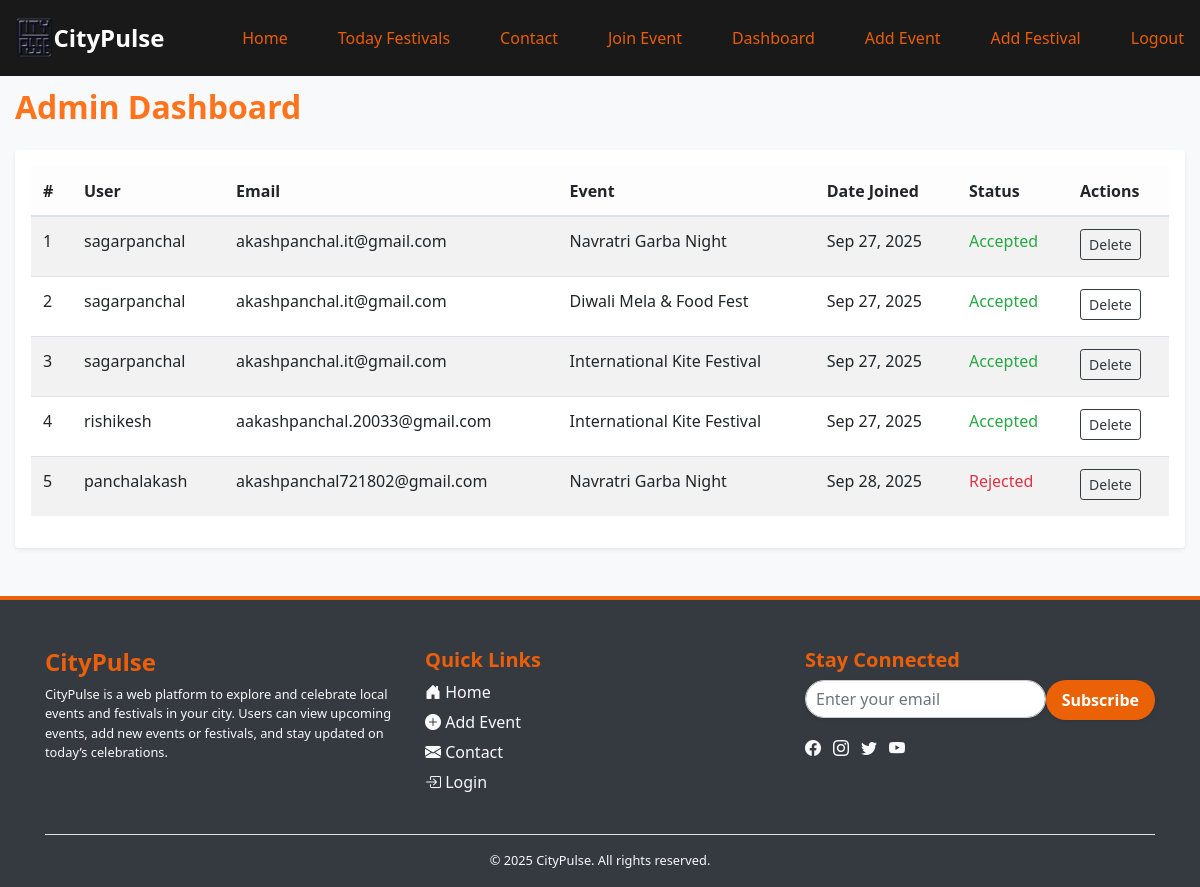
Page /admin-dashboard/ (signed in) on the earlier database version.
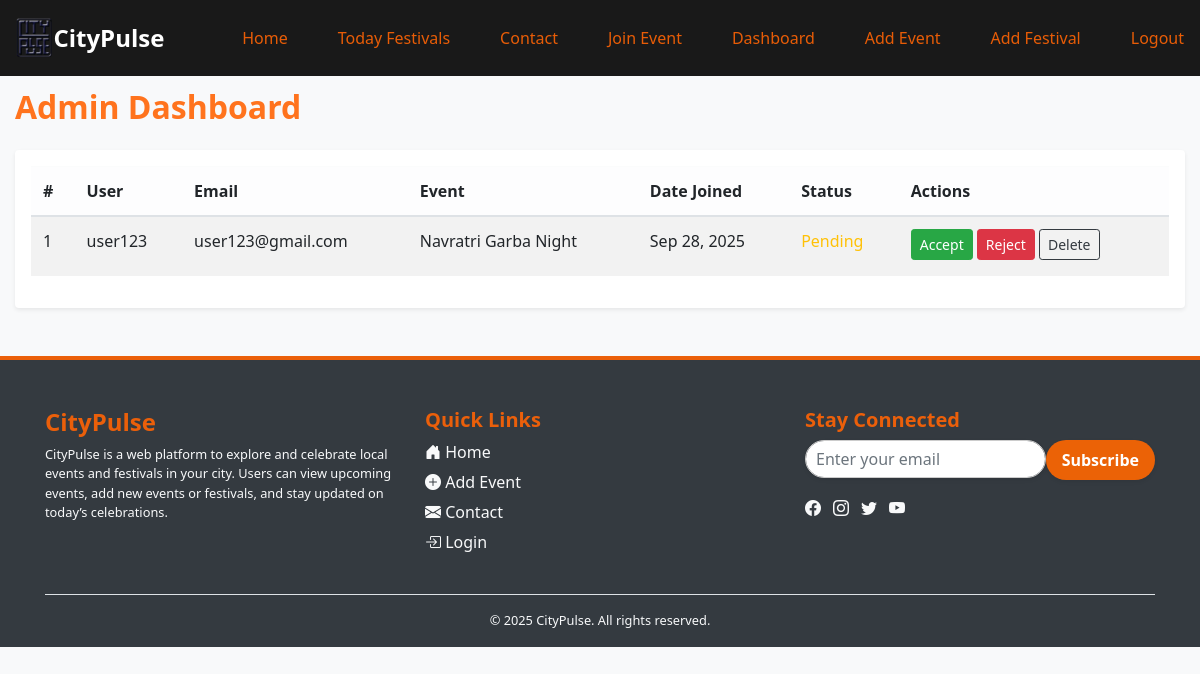
Same page on the later database version.
### app/models.py (models this page shows, shortened)
class Registration(models.Model):
    STATUS_CHOICES = [
        ('pending', 'Pending'),
        ('accepted', 'Accepted'),
        ('rejected', 'Rejected'),
    ]
    user = models.ForeignKey(User, on_delete=models.CASCADE)
    event = models.ForeignKey(Event, on_delete=models.CASCADE)
    status = models.CharField(max_length=20, choices=STATUS_CHOICES, default='pending')
    created_at = models.DateTimeField(auto_now_add=True)
    pass_code = models.CharField(max_length=20, blank=True, null=True)

class Event(models.Model):
    title = models.CharField(max_length=200)
    date = models.DateField()
    time = models.TimeField(blank=True, null=True)
    location = models.CharField(max_length=200)
    description = models.TextField()
    image = models.ImageField(upload_to='events/', blank=True, null=True)
    created_by = models.ForeignKey(User, on_delete=models.SET_NULL, null=True, blank=True)
    entry_fee = models.DecimalField(max_digits=8, decimal_places=2, default=0.00)
    is_active = models.BooleanField(default=True)   # Ensure default 0

### app/views.py (the view)
# urls.py: path("admin-dashboard/", views.admin_dashboard, name="admin_dashboard"),
@login_required
def admin_dashboard(request):
    if not request.user.is_staff:
        return redirect("dashboard")
    users = User.objects.all()
    all_registrations = Registration.objects.select_related("user", "event")
    return render(request, "app/admin_dashboard.html", {
        "users": users,
        "all_registrations": all_registrations,
    })

### templates/app/admin_dashboard.html (shortened to what this page needs)
{% extends "base.html" %}
{% load static %}
{% block content %}
<div class="container-fluid py-5">
    <h2 class="fw-bold text-orange mb-4" style="margin-top:40px;">Admin Dashboard</h2>
    <div class="table-responsive bg-white p-3 rounded shadow-sm">
        <table class="table table-striped table-hover align-middle">
            <thead class="table-light">
                <tr>
                    <th>#</th>
                    <th>User</th>
                    <th>Email</th>
                    <th>Event</th>
                    <th>Date Joined</th>
                    <th>Status</th>
                    <th>Actions</th>
                </tr>
            </thead>
            <tbody>
                {% for reg in all_registrations %}
                <tr>
                    <td>{{ forloop.counter }}</td>
                    <td>{{ reg.user.username }}</td>
                    <td>{{ reg.user.email }}</td>
                    <td>{{ reg.event.title }}</td>
                    <td>{{ reg.created_at|date:"M d, Y" }}</td>
                    <td>
                        {% if reg.status == 'pending' %}
                            <span class="text-warning fw-bold">Pending</span>
                        {% elif reg.status == 'accepted' %}
                            <span class="text-success fw-bold">Accepted</span>
                        {% else %}
                            <span class="text-danger fw-bold">Rejected</span>
                        {% endif %}
                    </td>
                    <td>
                        {% if reg.status == 'pending' %}
                            <a href="{% url 'admin_accept_user' reg.id %}" class="btn btn-success btn-sm mb-1">Accept</a>
                            <a href="{% url 'admin_reject_user' reg.id %}" class="btn btn-danger btn-sm mb-1">Reject</a>
                        {% endif %}
                        <a href="{% url 'admin_delete_registration' reg.id %}" class="btn btn-outline-dark btn-sm mb-1">Delete</a>
                    </td>
                </tr>
                {% empty %}
                <tr>
                    <td colspan="7" class="text-center text-muted">No registrations found.</td>
                </tr>
                {% endfor %}
            </tbody>
        </table>
    </div>
</div>
{% endblock %}

Differences in the rows shown:
removed Registration: user.username "sagarpanchal", user.email "akashpanchal.it@gmail.com", event "Navratri Garba Night", created_at "Sep 27, 2025", status "Accepted"
removed Registration: user.username "sagarpanchal", user.email "akashpanchal.it@gmail.com", event "Diwali Mela & Food Fest", created_at "Sep 27, 2025", status "Accepted"
removed Registration: user.username "sagarpanchal", user.email "akashpanchal.it@gmail.com", event "International Kite Festival", created_at "Sep 27, 2025", status "Accepted"
removed Registration: user.username "rishikesh", user.email "aakashpanchal.20033@gmail.com", event "International Kite Festival", created_at "Sep 27, 2025", status "Accepted"
removed Registration: user.username "panchalakash", user.email "akashpanchal721802@gmail.com", event "Navratri Garba Night", created_at "Sep 28, 2025", status "Rejected"
added Registration: user.username "user123", user.email "user123@gmail.com", event "Navratri Garba Night", created_at "Sep 28, 2025", status "Pending"
